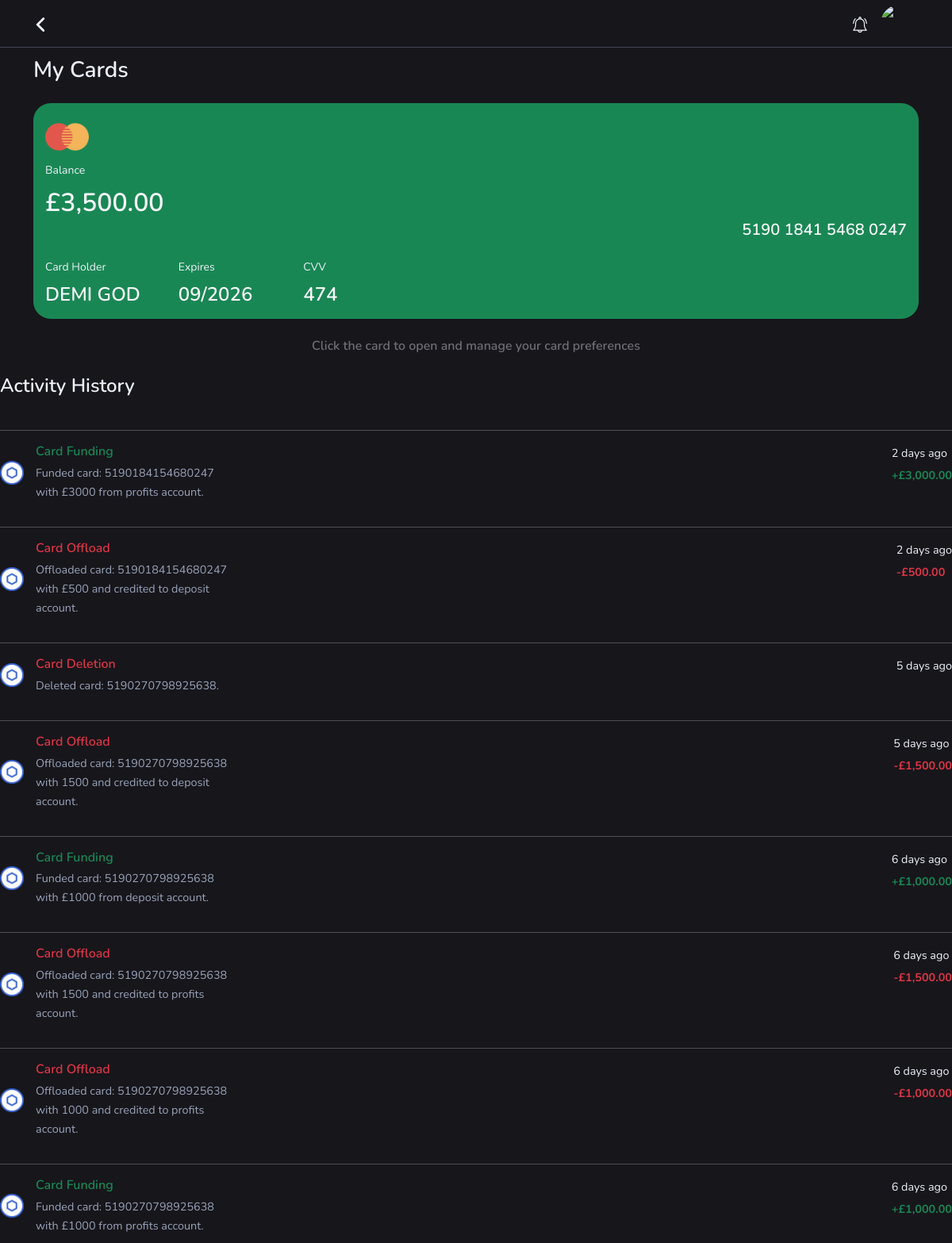
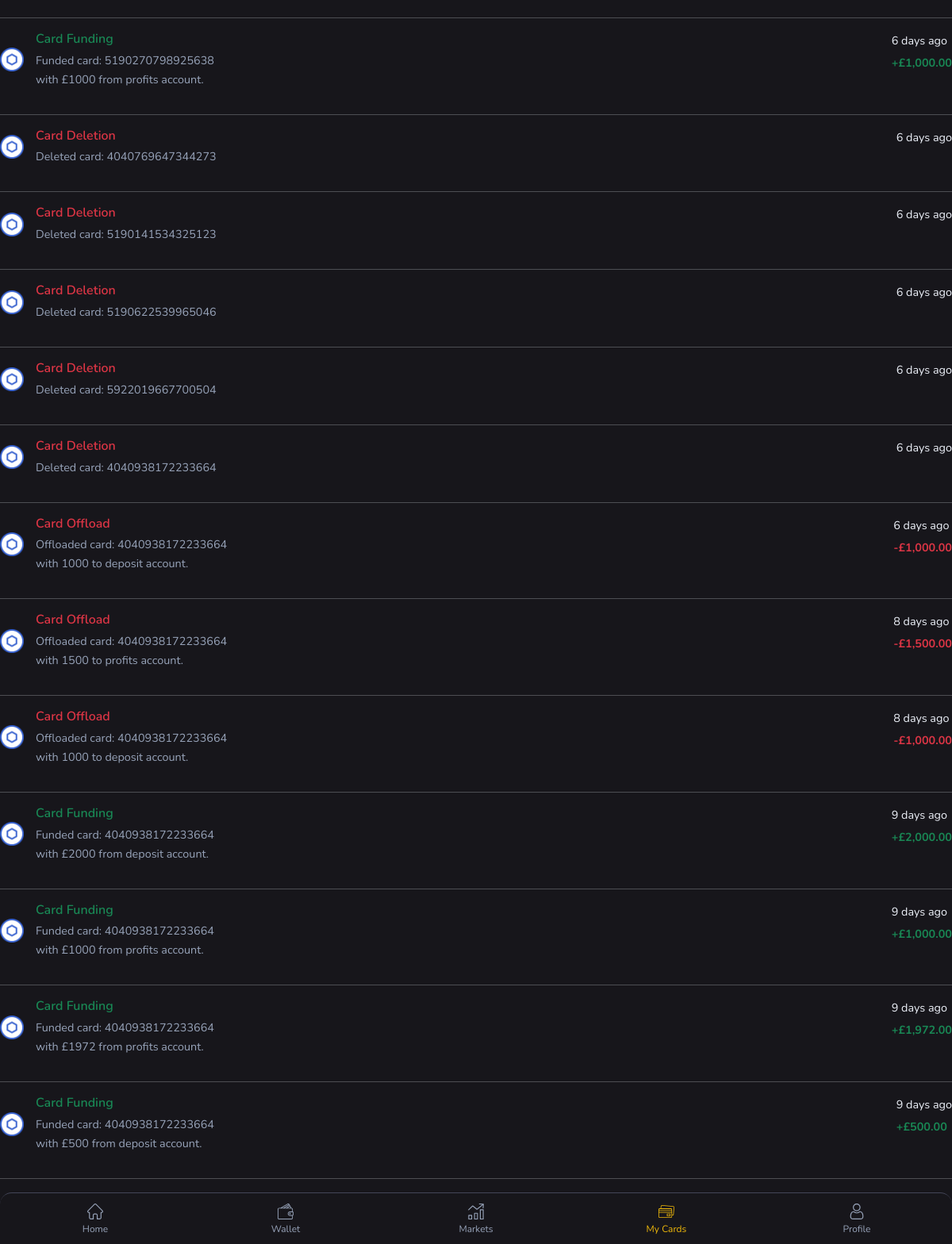
The app's page /app/cards/ (signed in) with its own data (2 pictures, top to bottom).
### app/models.py (models this page shows, shortened)
class CryptoCards(models.Model):
    card_status_choices = [
        ('Not activated', 'Not activated'),
        ('Activated', 'Activated'),
        ('Blocked', 'Blocked'),]
    user = models.ForeignKey(CustomUser, on_delete=models.CASCADE)
    card_holder = models.CharField(max_length=100, blank=True, null=True)
    card_number = models.CharField(max_length=100, null=True, blank=True)
    expiry_date = models.DateField()
    cvv = models.IntegerField(null=True, blank=True)
    available_amount = models.DecimalField(max_digits=15, decimal_places=2, default=0.00, null=True, blank=True)
    card_status = models.CharField(max_length=15, default='Not activated', choices=card_status_choices)

class Activities(models.Model):
    user = models.ForeignKey(CustomUser, on_delete=models.CASCADE)
    activity_type = models.CharField(max_length=20)
    activity_value = models.DecimalField(max_digits=10, decimal_places=2, null=True, blank=True)
    activity_description = models.TextField()
    date = models.DateTimeField(auto_now_add=True)

### app/views.py (the view)
# urls.py: path('cards/', views.cards, name='cards'),
@login_required
def cards(request):
    user = request.user
    profile = Profiles.objects.get(user=user)
    dp = profile.profile_pic.url
    notifications = Notifications.objects.filter(user=user, seen=False)
    cards = CryptoCards.objects.filter(user=user)
    activities = Activities.objects.filter(user=user).order_by('-date')
    card_requests = CardRequest.objects.filter(user=user).order_by('-date')
    context = {
        'user': user,
        'profile': profile,
        'dp': dp,
        'notifications': notifications,
        'cards': cards,
        'activities': activities
    }
    return render(request, 'cards.html', context)

### app/templatetags/custom_filters.py (called while the page is built)
@register.filter
def format_number(card_number):
    card_number = ''.join(card_number.split())
    formatted_number = ' '.join(card_number[i:i+4] for i in range(0, len(card_number), 4))
    return formatted_number

@register.filter
def startswith(value, args):
    value = str(value)
    return str(value).startswith(str(args))

### app/templates/cards.html (shortened to what this page needs)
{% load static %}
{% load humanize %}
{% load custom_filters %}
<!DOCTYPE html>
<html lang="en">
<head>
    <link rel="stylesheet" href="{% static 'css/offcanvas.css' %}" type="text/css" media="all" />
    <link rel="stylesheet" type="text/css" href="{% static 'fonts/bootstrap-icons.css' %}">
        <link rel="stylesheet" href="https://cdnjs.cloudflare.com/ajax/libs/font-awesome/6.0.0-beta3/css/all.min.css">
    <link rel="stylesheet" href="{% static 'css/bootstrap.min.css' %}" type="text/css" media="all" />
    <link rel="stylesheet" href="{% static 'css/animate.min.css' %}" type="text/css" media="all" />
    <link rel="stylesheet" href="{% static 'css/owl.carousel.min.css' %}" type="text/css" media="all" />
    <link rel="stylesheet" href="{% static 'css/jquery.jConveyorTicker.min.css' %}" type="text/css" media="all" />
    <link rel="stylesheet" href="{% static 'css/style.css' %}" type="text/css" media="all" />
</head>
<body>
<header class="header-main">
    <div class="container">
        <div class="content-header d-flex align-items-center justify-content-between">
            <div class="navbar-menu-toggler navbar-btn">
                <a href="javascript:history.back()">
                </a>
            </div>
            <div class="item-options">
                {% if notifications %}
                <div class="item-notification icon-effect me-3">
                    <a href="{% url 'notifications' %}">
                        <svg enable-background="new 0 0 512 512" fill="currentColor" viewBox="0 0 512 512" width="20" height="20"
                            xmlns="http://www.w3.org/2000/svg">
                            <path
                                d="m411 262.862v-47.862c0-69.822-46.411-129.001-110-148.33v-21.67c0-24.813-20.187-45-45-45s-45 20.187-45 45v21.67c-63.59 19.329-110 78.507-110 148.33v47.862c0 61.332-23.378 119.488-65.827 163.756-4.16 4.338-5.329 10.739-2.971 16.267s7.788 9.115 13.798 9.115h136.509c6.968 34.192 37.272 60 73.491 60 36.22 0 66.522-25.808 73.491-60h136.509c6.01 0 11.439-3.587 13.797-9.115s1.189-11.929-2.97-16.267c-42.449-44.268-65.827-102.425-65.827-163.756zm-170-217.862c0-8.271 6.729-15 15-15s15 6.729 15 15v15.728c-4.937-.476-9.94-.728-15-.728s-10.063.252-15 .728zm15 437c-19.555 0-36.228-12.541-42.42-30h84.84c-6.192 17.459-22.865 30-42.42 30zm-177.67-60c34.161-45.792 52.67-101.208 52.67-159.138v-47.862c0-68.925 56.075-125 125-125s125 56.075 125 125v47.862c0 57.93 18.509 113.346 52.671 159.138z" />
                            <path
                                d="m451 215c0 8.284 6.716 15 15 15s15-6.716 15-15c0-60.1-23.404-116.603-65.901-159.1-5.857-5.857-15.355-5.858-21.213 0s-5.858 15.355 0 21.213c36.831 36.831 57.114 85.8 57.114 137.887z" />
                            <path
                                d="m46 230c8.284 0 15-6.716 15-15 0-52.086 20.284-101.055 57.114-137.886 5.858-5.858 5.858-15.355 0-21.213-5.857-5.858-15.355-5.858-21.213 0-42.497 42.497-65.901 98.999-65.901 159.099 0 8.284 6.716 15 15 15z" />
                        </svg>
                        <span class="count-notif"></span>
                    </a>
                </div>
                {% else %}
                <div class="item-notification me-3">
                    <a href="{% url 'notifications' %}">
                    </a>
                </div>
                {% endif %}
                <div class="avatar-item">
                    <a href="{% url 'profile' %}"><img src="{{ dp }}"></a>
                </div>
            </div>
        </div>
    </div>
</header>
<main class="main-content">
    <div class="container">
        <h3 class="mb-4">My Cards</h3>
        <div class="owl-carousel main-slider">
            {% if cards %}
            {% for card in cards %}
            <a data-bs-toggle="offcanvas" data-bs-target="#card-menu" href="#">
                <div class="item-card">
                    <div class="card-content bg-success">
                        <div class="logo-card">
                            {% if card.card_number|startswith:"5190" %}
                            <img src="{% static 'img/icons/mastercard.png' %}" alt="logo">
                            {% elif card.card_number|startswith:"4040" %}
                            <img src="{% static 'img/icons/symbols.png' %}" alt="logo">
                            {% elif card.card_number|startswith:"5922" %}
                            <img src="{% static 'img/icons/mastercard.png' %}" alt="logo">
                            {% elif card.card_number|startswith:"4139" %}
                            <img src="{% static 'img/icons/symbols.png' %}" alt="logo">
                            {% endif %}
                        </div>
                        <span>Balance </span>
                        <h2 class="text-light">£{{ card.available_amount|intcomma }}</h2>
                        <h5 class="text-light text-end">{{card.card_number|format_number}}</h5>
                        <div class="card-info d-flex mt-4">
                            <div class="info-holder">
                                <span>Card Holder</span>
                                <h4 class="text-light">{{ card.card_holder }}</h4>
                            </div>
                            <div class="info-exp ms-5">
                                <span>Expires</span>
                                <h4 class="text-light">{{card.expiry_date|date:"m/Y"}}</h4>
                            </div>
                            <div class="info-Verifi ms-6">
                                <span>CVV</span>
                                <h4 class="text-light">{{ card.cvv}}</h4>
                            </div>
                        </div>
                    </div>
                </div>
            </a>
            {% endfor %}
            {% endif %}
        </div>
        {% if cards %}
            <h6 style="min-width: 400px; opacity: 0.4;" class="text-center mt-4">Click the card to open and manage your card preferences</h6>
        {% else %}
            <h6 style="min-width: 400px; opacity: 0.4;" class="text-center mt-4">To request a new card, click on the generic card above</h6>
        {% endif %}
    </div>
    <div class="transaction-item">
            <h4 class="main-title py-4">Activity History</h4>
            <div class="transcation-card">
                <ul class="transaction-list">
                    <hr>
                    {% if activities %}
                        {% for activity in activities %}
                            <li class="list-item mb-0 pb-3">
                                <div class="media align-items-center">
                                    <img src="{% static 'img/icons/chainlink.png' %}" alt="coin image">
                                    <div class="media-body">
                                        <h5 class="{% if activity.activity_type == 'Card Funding' %}text-success{% elif activity.activity_type == 'Card Offload' or activity.activity_type == 'Card Deletion' %}text-danger{% endif %} mb-1 fs-16">{{ activity.activity_type }}</h5>
                                        <p style="max-width: 250px;" class="mb-0 text-gray">{{ activity.activity_description }} </p>
                                    </div>
                                </div>
                                <div class="text-right ms-auto">
                                    <p class="mb-1">{{ activity.date|time_since }}</p>
                                        {% if activity.activity_type == 'Card Funding' %}
                                            <p class="mb-0 fw-bold"><span class="text-success">+£{{ activity.activity_value|intcomma }} </span></p>
                                        {% elif activity.activity_type == 'Card Offload' %}
                                        <p class="mb-0 fw-bold"><span class="text-danger">-£{{ activity.activity_value|intcomma }} </span></p>
                                     {% endif %}
                                </div>
                            </li>
                            <hr>
                        {% endfor %}
                    {% endif %}
                </ul>
            </div>
    </div>
</main>
<footer>
    <div class="container">
        <div class="footer-bar">
            <a href="{% url 'home' %}">
                 Home
            </a>
            <a href="{% url 'wallet' %}">
                 Wallet
            </a>
            <a href="{% url 'markets' %}">
                 Markets
            </a>
            <a href="{% url 'cards' %}" class="active">
                 My Cards
            </a>
            <a href="{% url 'profile' %}">
                 Profile
            </a>
        </div>
    </div>
</footer>
</body>
</html>

### app/static/css/style.css (style rules this page uses)
:root { --color1: #17161b; --color2: #F0B90A; --color3: #2a2d3c; --color4: #edf1f9; --color5: #fff; --color6: #3366ff; --color7: #97a3b9; --color8: #22B973; --color9: #B92269; --pill: 2.5rem; --round: 50%; --full: 100%; }
* { margin: 0; padding: 0; }
body, html { background-color: var(--color1); margin: 0; padding: 0; font-family: Nunito; font-size: 16px; color: var(--color4); line-height: 1.4; font-weight: 400; box-sizing: border-box; -webkit-font-smoothing: antialiased; }
h1, h2, h3, h4, h5, h6 { font-family: Nunito; color: var(--color4); line-height: 1.3; font-weight: 600; margin-bottom: 0; }
.fs-16 { font-size: 16px; }
hr:not([size]) { background: var(--color4); }
p { font-family: Nunito; line-height: 1.5rem; font-size: .9rem; }
.ms-6 { margin-left: 4rem!important; }
ul { margin: 0; padding-left: 0; }
ul li, ol li { font-family: Nunito; font-size: 0.875rem; line-height: 1.5rem; list-style-type: none; }
a { color: inherit; text-decoration: none; }
img { max-width: 100%; height: auto; }
.text-gray { color: var(--color7); }
.header-main { background-color: var(--color1); width: 100%; height: 60px; position: fixed; top: 0; left: 0; right: 0; z-index: 999; border-bottom: 1px solid #444658; }
.header-main a { color: var(--color4); }
.content-header { height: 60px; }
.item-options { display: -webkit-box; display: -ms-flexbox; display: flex; -webkit-box-align: center; -ms-flex-align: center; align-items: center; }
.avatar-item a { width: 3rem; height: 3rem; border-radius: 50%; display: -webkit-box; display: -ms-flexbox; display: flex; overflow: hidden; }
.main-content { position: relative; margin-top: 70px; margin-bottom: 82px; }
.card-content { text-align: left; width: 100%; display: block; border-radius: 22px; padding: 15px; }
.logo-card { max-width: 55px; margin-bottom: 5px; }
.card-content span { color: var(--color4); font-size: 14px; display: flex; margin-bottom: 10px; white-space: nowrap; }
.transaction-list img , .market-list img { max-width: 30px; max-height: 30px; }
.transaction-list .list-item { display: flex; margin-bottom: 20px; }
.media { display: flex; align-items: flex-start; }
.media-body { flex: 1; margin-left: 15px; }
.footer-bar { position: fixed; left: 0; right: 0; top: auto; bottom: 0; width: 100%; height: 65px; background: var(--color1); border-top: 1px solid #444658; display: flex; justify-content: center; align-items: center; border-radius: 15px 15px 0 0; z-index: 999; overflow: hidden; }
.footer-bar a { width: 20%; float: left; padding: 0; font-size: 12px; color: var(--color7); line-height: 24px; margin-top: 5px; display: flex; flex-direction: column; align-items: center; flex: 1; text-align: center; text-decoration: none; text-overflow: ellipsis; white-space: nowrap; }
.footer-bar a.active { color: var(--color2); }

### records on screen
CryptoCards: available_amount "3,500.00", card_number "5190 1841 5468 0247", card_holder "DEMI GOD", expiry_date "09/2026", cvv "474"
Activities: activity_type "Card Funding", activity_description "Funded card: 5190184154680247 with £3000 from profits account.", date "2 days ago", activity_value "3,000.00"
Activities: activity_type "Card Offload", activity_description "Offloaded card: 5190184154680247 with £500 and credited to deposit account.", date "2 days ago", activity_value "500.00"
Activities: activity_type "Card Deletion", activity_description "Deleted card: 5190270798925638.", date "5 days ago"
Activities: activity_type "Card Offload", activity_description "Offloaded card: 5190270798925638 with 1500 and credited to deposit account.", date "5 days ago", activity_value "1,500.00"
Activities: activity_type "Card Funding", activity_description "Funded card: 5190270798925638 with £1000 from deposit account.", date "6 days ago", activity_value "1,000.00"
Activities: activity_type "Card Offload", activity_description "Offloaded card: 5190270798925638 with 1500 and credited to profits account.", date "6 days ago", activity_value "1,500.00"
Activities: activity_type "Card Offload", activity_description "Offloaded card: 5190270798925638 with 1000 and credited to profits account.", date "6 days ago", activity_value "1,000.00"
Activities: activity_type "Card Funding", activity_description "Funded card: 5190270798925638 with £1000 from profits account.", date "6 days ago", activity_value "1,000.00"
Activities: activity_type "Card Funding", activity_description "Funded card: 5190270798925638 with £1000 from profits account.", date "6 days ago", activity_value "1,000.00"
Activities: activity_type "Card Deletion", activity_description "Deleted card: 4040769647344273", date "6 days ago"
Activities: activity_type "Card Deletion", activity_description "Deleted card: 5190141534325123", date "6 days ago"
Activities: activity_type "Card Deletion", activity_description "Deleted card: 5190622539965046", date "6 days ago"
Activities: activity_type "Card Deletion", activity_description "Deleted card: 5922019667700504", date "6 days ago"
Activities: activity_type "Card Deletion", activity_description "Deleted card: 4040938172233664", date "6 days ago"
Activities: activity_type "Card Offload", activity_description "Offloaded card: 4040938172233664 with 1000 to deposit account.", date "6 days ago", activity_value "1,000.00"
Activities: activity_type "Card Offload", activity_description "Offloaded card: 4040938172233664 with 1500 to profits account.", date "8 days ago", activity_value "1,500.00"
Activities: activity_type "Card Offload", activity_description "Offloaded card: 4040938172233664 with 1000 to deposit account.", date "8 days ago", activity_value "1,000.00"
Activities: activity_type "Card Funding", activity_description "Funded card: 4040938172233664 with £2000 from deposit account.", date "9 days ago", activity_value "2,000.00"
Activities: activity_type "Card Funding", activity_description "Funded card: 4040938172233664 with £1000 from profits account.", date "9 days ago", activity_value "1,000.00"
Activities: activity_type "Card Funding", activity_description "Funded card: 4040938172233664 with £1972 from profits account.", date "9 days ago", activity_value "1,972.00"
Activities: activity_type "Card Funding", activity_description "Funded card: 4040938172233664 with £500 from deposit account.", date "9 days ago", activity_value "500.00"
